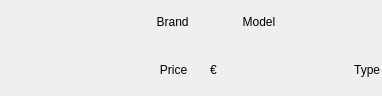
<?xml version="1.0" encoding="UTF-8"?>
<ui version="4.0">
 <class>GalleryCardWidget</class>
 <widget class="QWidget" name="GalleryCardWidget">
  <property name="geometry">
   <rect>
    <x>0</x>
    <y>0</y>
    <width>382</width>
    <height>96</height>
   </rect>
  </property>
  <property name="windowTitle">
   <string>Form</string>
  </property>
  <widget class="QLabel" name="imageLabel">
   <property name="geometry">
    <rect>
     <x>0</x>
     <y>0</y>
     <width>151</width>
     <height>91</height>
    </rect>
   </property>
   <property name="text">
    <string/>
   </property>
   <property name="scaledContents">
    <bool>false</bool>
   </property>
   <property name="alignment">
    <set>Qt::AlignCenter</set>
   </property>
  </widget>
  <widget class="QWidget" name="layoutWidget">
   <property name="geometry">
    <rect>
     <x>150</x>
     <y>0</y>
     <width>231</width>
     <height>91</height>
    </rect>
   </property>
   <layout class="QGridLayout" name="gridLayout">
    <item row="0" column="0">
     <widget class="QLabel" name="labelBranch">
      <property name="text">
       <string>  Brand</string>
      </property>
     </widget>
    </item>
    <item row="0" column="2" colspan="2">
     <widget class="QLabel" name="labelModel">
      <property name="text">
       <string>  Model  </string>
      </property>
     </widget>
    </item>
    <item row="1" column="0">
     <layout class="QHBoxLayout" name="horizontalLayout">
      <item>
       <widget class="QLabel" name="labelPrice">
        <property name="text">
         <string>   Price     </string>
        </property>
       </widget>
      </item>
      <item>
       <widget class="QLabel" name="monaie">
        <property name="text">
         <string>€</string>
        </property>
       </widget>
      </item>
     </layout>
    </item>
    <item row="1" column="2">
     <spacer name="horizontalSpacer">
      <property name="orientation">
       <enum>Qt::Horizontal</enum>
      </property>
      <property name="sizeHint" stdset="0">
       <size>
        <width>78</width>
        <height>20</height>
       </size>
      </property>
     </spacer>
    </item>
    <item row="1" column="3">
     <widget class="QLabel" name="labelType">
      <property name="text">
       <string>    Type</string>
      </property>
     </widget>
    </item>
    <item row="1" column="1">
     <widget class="QLabel" name="labelId">
      <property name="text">
       <string/>
      </property>
     </widget>
    </item>
   </layout>
  </widget>
 </widget>
 <resources/>
 <connections/>
</ui>
